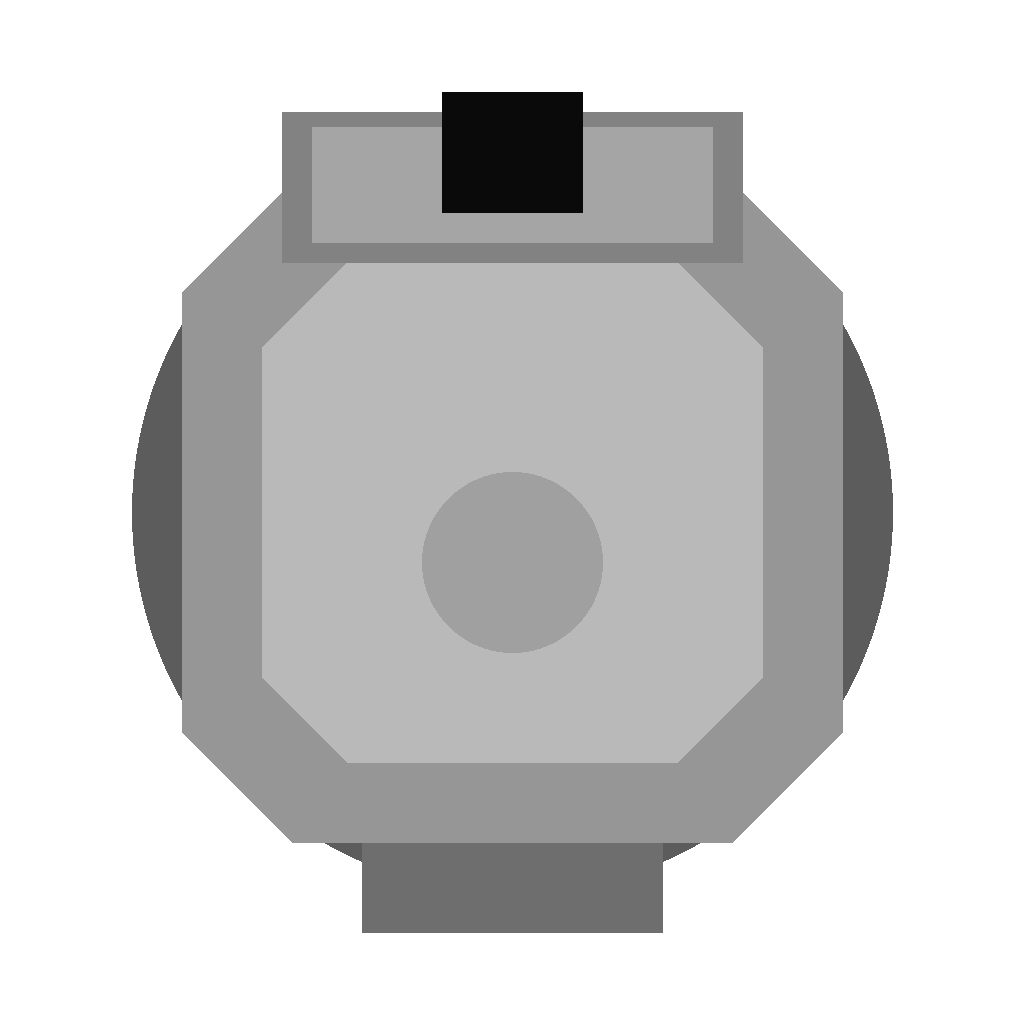

Generate this figure with Python:
"""Draw the silhouette guide for the shared turret head (hegemony-armor-line.md, slice 1).

The head is seen from straight above, its gun port toward the top of the canvas (north, the turret's facing 0): a
chamfered octagonal housing on a round base, a raised mantlet across its front with a dark slot through which the
fitted weapon's barrel pokes, and a short rear bustle. Plain grey planes imply height; the slot is the only black.
The canvas is 1024 px; the base circle is 760 px, so the head is a little larger than the ring it sits in.
Run: python art-source/vehicles/turret-head/guide.py
"""
from pathlib import Path

from PIL import Image, ImageDraw

HERE = Path(__file__).resolve().parent
S = 1024
C = S // 2


def octagon(r: float, chamfer: float):
    a = r - chamfer
    return [(C - a, C - r), (C + a, C - r), (C + r, C - a), (C + r, C + a),
            (C + a, C + r), (C - a, C + r), (C - r, C + a), (C - r, C - a)]


def main() -> None:
    im = Image.new("RGBA", (S, S), (0, 0, 0, 0))
    d = ImageDraw.Draw(im)
    d.ellipse((C - 380, C - 380, C + 380, C + 380), fill=(92, 92, 92, 255))  # base ring skirt
    d.rectangle((C - 150, C + 300, C + 150, C + 420), fill=(110, 110, 110, 255))  # rear bustle
    d.polygon(octagon(330, 110), fill=(150, 150, 150, 255))  # housing sides
    d.polygon(octagon(250, 85), fill=(185, 185, 185, 255))  # roof
    d.rectangle((C - 230, C - 400, C + 230, C - 250), fill=(130, 130, 130, 255))  # mantlet
    d.rectangle((C - 200, C - 385, C + 200, C - 270), fill=(165, 165, 165, 255))  # mantlet face
    d.rectangle((C - 70, C - 420, C + 70, C - 300), fill=(10, 10, 10, 255))  # gun slot, open to the front edge
    d.ellipse((C - 90, C - 40, C + 90, C + 140), fill=(160, 160, 160, 255))  # commander's hatch
    im.save(HERE / "guide.png")


if __name__ == "__main__":
    main()
